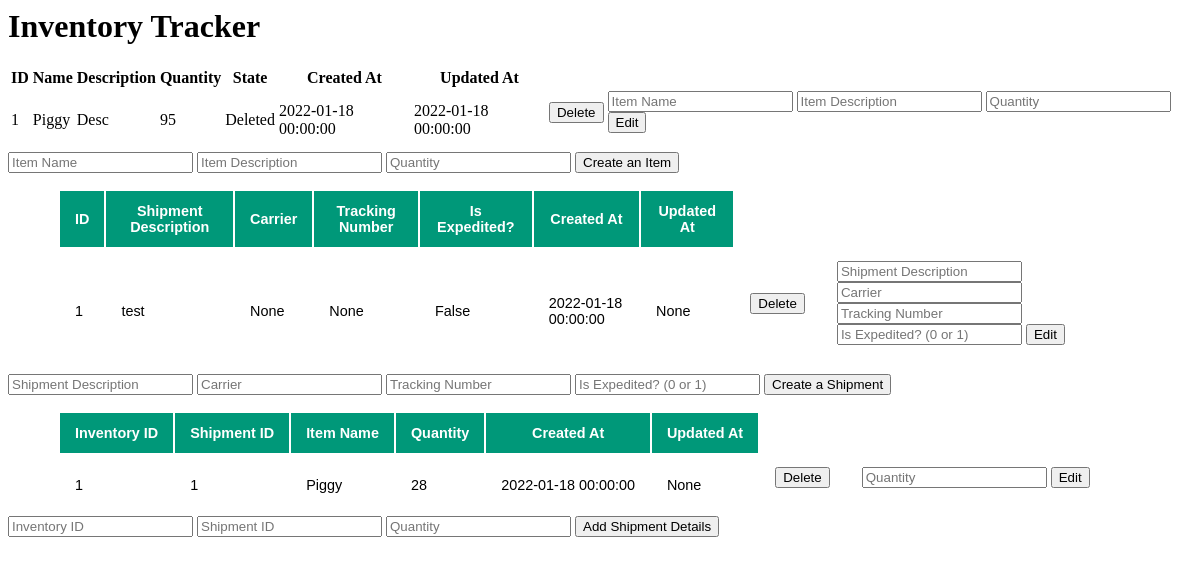
The page /home on the database its author committed.
### main_database.py (models this page shows, shortened)
class Inventory(db.Model):
    ID = db.Column(db.Integer, primary_key=True)
    Item_Name = db.Column(db.String(256))
    Item_Description = db.Column(db.String(256))
    Quantity = db.Column(db.Integer)
    State = db.Column(db.String, default='In Stock')
    Created_At = db.Column(db.DateTime, default=date.today)
    Updated_At = db.Column(db.DateTime, default=None)
    ship_details = db.relationship('Shipment_Details', backref='inv_id', lazy=True, overlaps="inv_id,ship_details")

class Shipments(db.Model):
    ID = db.Column(db.Integer, primary_key=True)
    Shipment_Description = db.Column(db.String(256))
    Carrier = db.Column(db.String(256))
    Tracking_Number = db.Column(db.String(256), unique=True)
    Is_Expedited = db.Column(db.Boolean)
    Created_At = db.Column(db.DateTime, default=date.today)
    Updated_At = db.Column(db.DateTime, default=None)
    ship_details = db.relationship('Shipment_Details', backref='ship_id', lazy=True, overlaps="ship_details,ship_id")

class Shipment_Details(db.Model):
    Inventory_ID = db.Column(db.Integer, db.ForeignKey('inventory.ID'), unique=False)
    Shipment_ID = db.Column(db.Integer, db.ForeignKey('shipments.ID'), unique=False)
    Quantity = db.Column(db.Integer)
    Created_At = db.Column(db.DateTime, default=date.today)
    Updated_At = db.Column(db.DateTime, default=None)
    item_details = db.relationship('Inventory', backref='Inventory_ID', lazy=True, overlaps="inv_id,ship_details")
    ship_details = db.relationship('Shipments', backref='Shipment_ID', lazy=True, overlaps="ship_details,ship_id")
    __table_args__ = (
        db.PrimaryKeyConstraint(Inventory_ID, Shipment_ID),
        {},
    )

### server.py (the view)
@app.route('/home', methods=['GET'])
def home():
    inv_data = main_database.Inventory.query.all()
    ship_data = main_database.Shipments.query.all()
    ship_details_data = main_database.Shipment_Details.query.all()
    return render_template('home.html', Inventory=inv_data, Shipment=ship_data, Shipment_Details=ship_details_data)

### template/home.html (shortened to what this page needs)
<html>
    <link rel="stylesheet" href="static/main.css">
    <header>
        <h1> Inventory Tracker </h1>
    </header>
    <table>
        <thead>
            <tr>
                <th>ID</th>
                <th>Name</th>
                <th>Description</th>
                <th>Quantity</th>
                <th>State</th>
                <th>Created At</th>
                <th>Updated At</th>
            </tr>
        </thead>
        <tbody>
            {% for row in Inventory %}
            <tr>
                <td>{{ row.ID }}</td>
                <td>{{ row.Item_Name }}</td>
                <td>{{ row.Item_Description }}</td>
                <td>{{ row.Quantity }}</td>
                <td>{{ row.State }}</td>
                <td>{{ row.Created_At }}</td>
                <td>{{ row.Updated_At }}</td>
                <td><form method="POST" action="/delete-inv">
                    <button>Delete</button>
                </form></td>
                <td><form method="POST" action="/update-inv">
                    <input name="name" placeholder="Item Name"/>
                    <input name="description" placeholder="Item Description"/>
                    <input name="quantity" placeholder="Quantity"/>
                    <button>Edit</button>
                </form></td>
            </tr>
            {% endfor %}
        </tbody>
    </table>
    <form method="POST" action='/create-inv'>
        <input name="name" required placeholder="Item Name"/>
        <input name="description" required placeholder="Item Description"/>
        <input name="quantity" required placeholder="Quantity"/>
        <button type="submit">Create an Item</button>
    </form>
    <table class="styled-table">
        <thead>
            <tr>
                <th>ID</th>
                <th>Shipment Description</th>
                <th>Carrier</th>
                <th>Tracking Number</th>
                <th>Is Expedited?</th>
                <th>Created At</th>
                <th>Updated At</th>
            </tr>
        </thead>
        <tbody>
            {% for row in Shipment %}
            <tr>
                <td>{{ row.ID }}</td>
                <td>{{ row.Shipment_Description }}</td>
                <td>{{ row.Carrier }}</td>
                <td>{{ row.Tracking_Number }}</td>
                <td>{{ row.Is_Expedited }}</td>
                <td>{{ row.Created_At }}</td>
                <td>{{ row.Updated_At }}</td>
                <td><form method="POST" action="/delete-shipment">
                    <button>Delete</button>
                </form></td>
                <td><form method="POST" action="/update-ship">
                    <input name="desc" placeholder="Shipment Description"/>
                    <input name="carrier" placeholder="Carrier"/>
                    <input name="tracking" placeholder="Tracking Number"/>
                    <input name="is_exp" placeholder="Is Expedited? (0 or 1)"/>
                    <button>Edit</button>
                </form></td>
            </tr>
            {% endfor %}
        </tbody>
    </table>
    <form method="POST" action='/create-shipment'>
        <input name="desc" required placeholder="Shipment Description"/>
        <input name="carrier" required placeholder="Carrier"/>
        <input name="tracking" required placeholder="Tracking Number"/>
        <input name="is_exp" required placeholder="Is Expedited? (0 or 1)"/>
        <button type="submit">Create a Shipment</button>
    </form>
    <table class="styled-table">
        <thead>
            <tr>
                <th>Inventory ID</th>
                <th>Shipment ID</th>
                <th>Item Name</th>
                <th>Quantity</th>
                <th>Created At</th>
                <th>Updated At</th>
            </tr>
        </thead>
        <tbody>
            {% for row in Shipment_Details %}
            <tr>
                <td>{{ row.Inventory_ID }}</td>
                <td>{{ row.Shipment_ID }}</td>
                <td>{{ row.item_details.Item_Name }}</td>
                <td>{{ row.Quantity }}</td>
                <td>{{ row.Created_At }}</td>
                <td>{{ row.Updated_At }}</td>
                <td><form method="POST" action="/delete-deet">
                    <button>Delete</button>
                </form></td>
                <td><form method="POST" action="/update-deet">
                    <input name="quantity" placeholder="Quantity"/>
                    <button>Edit</button>
                </form></td>
            </tr>
            {% endfor %}
        </tbody>
    </table>
    <form method="POST" action='/shipment-details'>
        <input name="inv_id" required placeholder="Inventory ID"/>
        <input name="ship_id" required placeholder="Shipment ID"/>
        <input name="quantity" required placeholder="Quantity"/>
        <button type="submit">Add Shipment Details</button>
    </form>
</html>

### template/static/main.css (style rules this page uses)
.styled-table { border: #000; margin-left: 50px; font-size: 0.9em; font-family: sans-serif; min-width: 400px; }
.styled-table thead tr { background-color: #009879; color: #ffffff; text-align: center; }
.styled-table th, .styled-table td { padding: 12px 15px; }

### rows shown on the page
Inventory: ID "1", Item_Name "Piggy", Item_Description "Desc", Quantity "95", State "Deleted", Created_At "2022-01-18 00:00:00", Updated_At "2022-01-18 00:00:00"
Shipments: ID "1", Shipment_Description "test", Carrier "None", Tracking_Number "None", Is_Expedited "False", Created_At "2022-01-18 00:00:00", Updated_At "None"
Shipment_Details: Inventory_ID "1", Shipment_ID "1", item_details.Item_Name "Piggy", Quantity "28", Created_At "2022-01-18 00:00:00", Updated_At "None"
